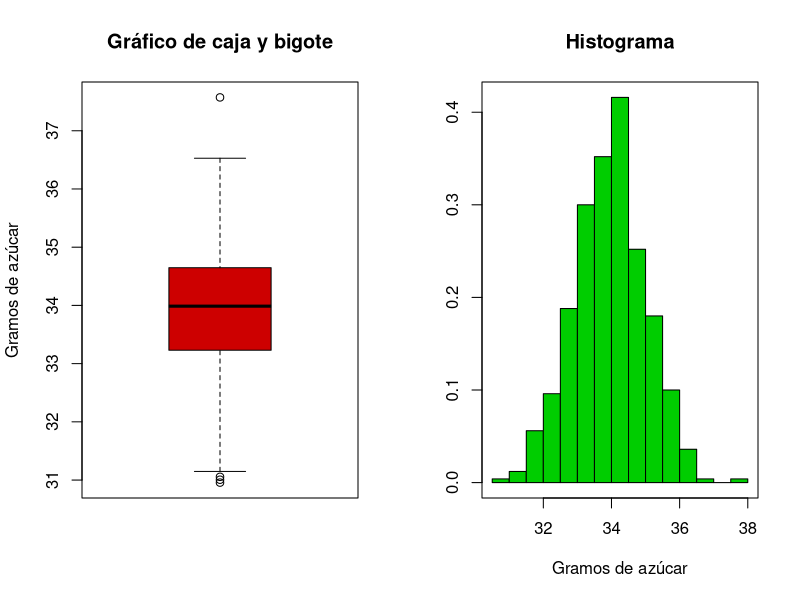

Write the R code that produced this figure.
#Seg?n el estudio Anibes (2013), la ingesta media diaria de az?cares a?adidos
#por una persona
population <- rnorm(500, 34, 1)

#Auxiliares
library(modeest)
index <- c(20,30,50,150)

#Intervalo de confianza para la media
IntervalMedia <- function(sample, alpha, var = NULL){
  n = length(sample)
  i = 1 - alpha/2
  sqrt_n = sqrt(n)
  x = mean(sample)
  z = qnorm(i)
  var_s = var(sample)
  
  if (!is.null(var))
  {
    e = z * (var / sqrt_n)
    return (c(x - e, x + e))
  }
  else if(n <= 30)
  {
    e = qt(i, n - 1) * (var_s / sqrt_n)
    return (c(x - e, x + e))
  }
  else
  {
    e = z * (var_s / sqrt_n)
    return (c(x - e, x + e))
  }
}

#Intervalo de confianza para la varianza
IntervalVar <- function(sample, alpha){
  i = 1 - alpha / 2
  var_s = var(sample)
  n = length(sample)
  e1 = qchisq(i, n - 1)
  e2 = qchisq(alpha / 2, n - 1)
  
  return (c(((n - 1) * var_s) / e1 , ((n - 1) * var_s) / e2 ))
}


#Muestras sin reemplazo
for (i in 1:4){
  my_sample <- sample(population, index[i], replace=FALSE)

  r.mean <- mean(my_sample)
  r.median <- median(my_sample)
  r.mode <- mlv(my_sample, method = "meanshift")
  r.var <- var(my_sample)
  r.sd <- sd(my_sample)
  r.cv <- r.sd / r.mean 
  
  my_interval_media <- IntervalMedia(my_sample, 0.05, r.var)
  my_interval_var <- IntervalVar(my_sample, 0.05)
  
  #imprimir todo:
  print("**********************************************************************")
  print(paste("Estad?sticos Descriptivos para muestra sin reemplazo de tama?o: ", index[i]))
  print("**********************************************************************")
  print(paste('Media Aritm?tica = ', r.mean))
  print(paste('Mediana = ', r.median))
  print(paste('Moda = ', r.mode))
  print(paste('Varianza = ', r.var))
  print(paste('Desviaci?n Est?ndar = ', r.sd))
  print(paste('Coeficiente de Variaci?n = ', r.cv))
  print("Cuartiles:")
  print(quantile(my_sample))
  print("Intervalo de Confianza para la Media:")
  print(my_interval_media)
  print("Intervalo de Confianza para la Varianza:")
  print(my_interval_var)
  print("**********************************************************************")
  
}

#Muestras con reemplazo
for (i in 1:4){
  my_sample <- sample(population, index[i], replace=TRUE)
  
  r.mean <- mean(my_sample)
  r.median <- median(my_sample)
  r.mode <- mlv(my_sample, method = "meanshift")
  r.var <- var(my_sample)
  r.sd <- sd(my_sample)
  r.cv <- r.sd / r.mean
  
  my_interval_media <- IntervalMedia(my_sample, 0.05, r.var)
  my_interval_var <- IntervalVar(my_sample, 0.05)
  
  #Imprimir todo:
  print("**********************************************************************")
  print(paste("Estad?sticos Descriptivos para muestra con reemplazo de tama?o: ", index[i]))
  print("**********************************************************************")
  print(paste('Media Aritm?tica = ', r.mean))
  print(paste('Mediana = ', r.median))
  print(paste('Moda = ', r.mode))
  print(paste('Varianza = ', r.var))
  print(paste('Desviaci?n Est?ndar = ', r.sd))
  print(paste('Coeficiente de Variaci?n = ', r.cv))
  print("Cuartiles:")
  print(quantile(my_sample))
  print("Intervalo de Confianza para la Media:")
  print(my_interval_media)
  print("Intervalo de Confianza para la Varianza:")
  print(my_interval_var)
  print("**********************************************************************")
}

#Medidas de tendencia central para la poblaci?n
r.mean <- mean(population)
r.median <- median(population)
r.mode <- mlv(population, method = "meanshift")
r.var <- var(population)
r.sd <- sd(population)
r.cv <- r.sd / r.mean

#Imprimir todo:
print("**********************************************************************")
print("Estad?sticos Descriptivos para la poblaci?n: 500")
print("**********************************************************************")
print(paste('Media Aritm?tica = ', r.mean))
print(paste('Mediana = ', r.median))
print(paste('Moda = ', r.mode))
print(paste('Varianza = ', r.var))
print(paste('Desviaci?n Est?ndar = ', r.sd))
print(paste('Coeficiente de Variaci?n = ', r.cv))
print("Cuartiles:")
print(quantile(population))
my_interval_media <- IntervalMedia(population, 0.05, r.var)
my_interval_var <- IntervalVar(population, 0.05)
print("Intervalo de Confianza para la Media:")
print(my_interval_media)
print("Intervalo de Confianza para la Varianza:")
print(my_interval_var)
print("**********************************************************************")


#Gr?ficos para la poblaci?n
par(mfrow = c(1,2))
boxplot(population, col="red3", main = "Gráfico de caja y bigote", ylab = "Gramos de azúcar")
hist(population,freq=F,col="green3", main = "Histograma", xlab = "Gramos de azúcar", ylab = '');
box()
